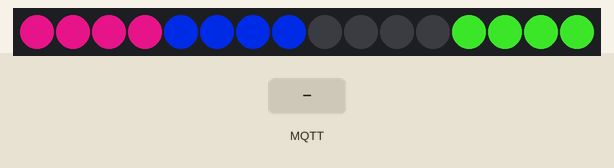
This sketch was run on a simulated ESP8266 (NodeMCU). On the bench: 16 RGB LEDs in strip order, left to right. The inputs (shaded band) are chosen by the test bench. Dim RGB values are drawn brighter than linear; WiFi joins after 1.5 s; servers stay silent unless stated; random numbers use the default seed unless the sketch sets one; no MQTT or app messages arrive unless stated; what the sketch prints to the serial monitor is not drawn.

Above: at 2.52 s.
2.8 s: MQTT message "0" arrives on the second subscribed topic
At 4.45 s:
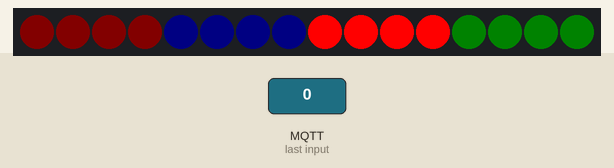
4.5 s: MQTT message "0" arrives on the first subscribed topic
At 5.15 s:
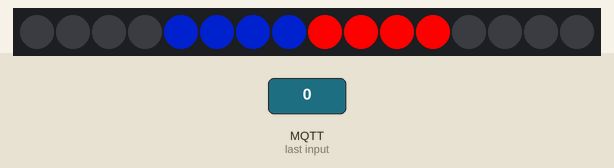
6.3 s: MQTT message "0" arrives on the third subscribed topic
At 6.66 s:
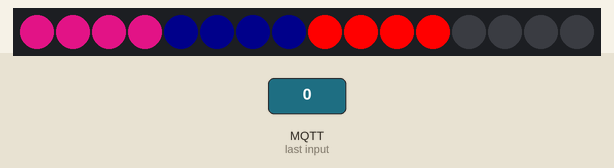
7.9 s: MQTT message "1" arrives on the second subscribed topic
At 9.3 s:
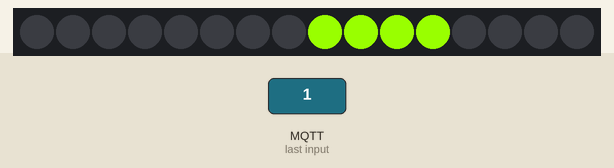
9.5 s: MQTT message "on" arrives on the second subscribed topic
At 10.2 s:
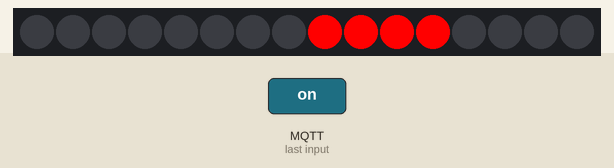
11.0 s: MQTT message "2" arrives on the second subscribed topic
At 11.5 s:
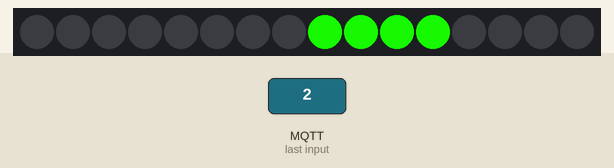

Measured:
- after the input at 9.5 s, the LEDs: change at once (image 5)
- after the input at 11.0 s, the LEDs: change at once (image 6)

The sketch:

hearts.ino
```cpp
#include <ESP8266WiFi.h>
#include "PubSubClient.h"

// Update these with values suitable for your network.
const char* ssid = "";
const char* password = "";
const char* mqtt_server = "";

const char* topics[] = {
  "mica_ia/feeds/split-motion",
  "mica_ia/feeds/mood",
  "mica_ia/feeds/sound",
  "mica_ia/feeds/sound-2",
  NULL
};

#define IO_USERNAME  "" // no sensitive information here!
#define IO_KEY       "" // no sir!

WiFiClient espClient;
PubSubClient client(espClient);

/*************************** DotStar Setup **********************************/

#include <Adafruit_DotStar.h>
// Because conditional #includes don't work w/Arduino sketches...
#include <SPI.h>         // COMMENT OUT THIS LINE FOR GEMMA OR TRINKET
//#include <avr/power.h> // ENABLE THIS LINE FOR GEMMA OR TRINKET

#define NUMPIXELS 16 // Number of LEDs in strip
int sound1Start = 0;
int sound1End = NUMPIXELS / 4;
int motionStart = sound1End;
int motionEnd = sound1End + (NUMPIXELS / 4);
int moodStart = motionEnd;
int moodEnd = motionEnd + (NUMPIXELS / 4);
int sound2Start = moodEnd;
int sound2End = moodEnd + (NUMPIXELS / 4);

// Here's how to control the LEDs from any two pins:
#define DATAPIN    4
#define CLOCKPIN   5
Adafruit_DotStar strip = Adafruit_DotStar(
                           NUMPIXELS, DATAPIN, CLOCKPIN, DOTSTAR_BRG);
// The last parameter is optional -- this is the color data order of the
// DotStar strip, which has changed over time in different production runs.
// Your code just uses R,G,B colors, the library then reassigns as needed.
// Default is DOTSTAR_BRG, so change this if you have an earlier strip.

// Hardware SPI is a little faster, but must be wired to specific pins
// (Arduino Uno = pin 11 for data, 13 for clock, other boards are different).
//Adafruit_DotStar strip = Adafruit_DotStar(NUMPIXELS, DOTSTAR_BRG);

/***************************************************************************/

#define VALUES_MAX 64

int mood_values[VALUES_MAX];

#define SOUND_1_BASE 0xFF1899
#define MOTION_BASE  0x0033FF
#define SOUND_2_BASE 0x44FF30

uint32_t green = strip.Color(255, 0, 0);
uint32_t yellow = strip.Color(153, 255, 0);
uint32_t orange = strip.Color(21, 234, 0); // Suggested: RGB 234, 21, 0
uint32_t magenta = strip.Color(0, 216, 39); // 66, 244, 167
uint32_t red = strip.Color(0, 255, 0);
uint32_t purple = strip.Color(5, 196 , 255);
uint32_t aqua = strip.Color(255, 0, 255);
uint32_t aizome = strip.Color(0, 0, 153);

uint32_t soundC = SOUND_1_BASE;
uint32_t sound2C = SOUND_2_BASE;
uint32_t motionC = MOTION_BASE;
uint32_t moodC = 0x0;

void setup() {
  Serial.begin(115200);
  setup_wifi();
  client.setServer(mqtt_server, 1883);
  client.setCallback(callback);

  // Setting value arrays
  for (int n = 0; n < VALUES_MAX; n++) {
    // -1 is a safe "this value is not set" value, since none of our data streams will produce -1
    //sound_values[n] = -1;
    //motion_values[n] = -1;
    mood_values[n] = -1;
  }

  strip.begin();
  strip.show(); // Initialize all pixels to 'off'
}

uint32_t dim(uint32_t color, float perc) {
  float mult = 1.0 - constrain(perc, 0.0, 1.0);

  uint32_t r = (float)(color & 0xFF0000) * mult;
  uint32_t g = (float)(color & 0x00FF00) * mult;
  uint32_t b = (float)(color & 0x0000FF) * mult;

  return (r & 0xFF0000) | (g & 0x00FF00) | (b & 0x0000FF);
}

// fill dots in a region with a color
void fill(uint32_t c, int start_i, int end_i) {
  for(uint16_t i=start_i; i<end_i; i++) {
    strip.setPixelColor(i, c);
  }
  strip.show();
}

// dimming variables
long lastTime = 0;
const int interval = 40;

void loop() {
  if (!client.connected()) {
    reconnect();
  }
  client.loop();

  long now = millis();
  if (now > lastTime + interval) {
    fill(soundC, sound1Start, sound1End);
    fill(motionC, motionStart, motionEnd);
    //fill(moodC, moodStart, moodEnd);
    fill(sound2C, sound2Start, sound2End);

    for (int i=0; 0 < VALUES_MAX; i++) {
      if (mood_values[i] != -1) {
        if (mood_values[i] == 0) {
          moodC = green;
        } else if (mood_values[i] == 1) {
          moodC = yellow;
        } else if (mood_values[i] == 2) {
          moodC = orange;
        } else if (mood_values[i] == 3) {
          moodC = magenta;
        } else if (mood_values[i] == 4) {
          moodC = red;
        } else if (mood_values[i] == 5) {
          moodC = purple;
        } else if (mood_values[i] == 6) {
          moodC = aqua;
        } else if (mood_values[i] == 7) {
          moodC = aizome;
        } else {
          moodC = red;
        }
        fill(moodC, moodStart, moodEnd);
      }
        break; //unset or too big!
    }

    soundC = dim(soundC, 0.05);
    sound2C = dim(sound2C, 0.05);
    motionC = dim(motionC, 0.05);

    lastTime = now;
  }
}


/* do something when data arrives on any feed
 *  `topic` - the full MQTT feed topic. "mica_ia/feeds/sound", etc.
 *  `payload` - data
 *  `length` - length of the payload
 */
void callback(char* topic, byte* payload, unsigned int length) {
  Serial.print("got ");
  Serial.print(length);
  Serial.print(" bytes of ");
  Serial.println(topic);

  if (String(topic).endsWith("split-motion")) {
    motionC = MOTION_BASE;
  } else if (String(topic).endsWith("sound")) {
    soundC = SOUND_1_BASE;
  } else if (String(topic).endsWith("sound-2")) {
    sound2C = SOUND_2_BASE;
  } else if (String(topic).endsWith("mood")) {
    Serial.print("got ");
    Serial.print(topic);
    Serial.print(" value is: ");
    String moodReading = String((char *)payload);
    Serial.println(moodReading);
    split(moodReading, mood_values);
  }
}


// Function written for splitting long strings!
void split(String input, int vals[]) {
  // reset
  for (int n = 0; n < VALUES_MAX; n++) {
    vals[n] = -1;
  }

  int j = 0, i = 0, n = 0;
  while (i < input.length() && n < VALUES_MAX) {
    j = input.indexOf(" ", i);
    if (j > 0) {
      vals[n] = input.substring(i, j).toInt();
      i = j + 1;
    } else {
      // end of the string or string with no spaces, capture what's left
      vals[n] = input.substring(i, input.length()).toInt();
      i = input.length();
    }
    n++;
  }
}

////////////////////////
// Connection helpers //
////////////////////////

void setup_wifi() {
  delay(10);

  // We start by connecting to a WiFi network
  Serial.println();
  Serial.print("Connecting to ");
  Serial.println(ssid);

  WiFi.begin(ssid, password);

  while (WiFi.status() != WL_CONNECTED) {
    delay(500);
    Serial.print(".");
  }

  randomSeed(micros());
}

/*
 *  Basic MQTT connection function. This is
 */
void reconnect() {
  // loop until reconnected
  while (!client.connected()) {
    Serial.print("Attempting MQTT connection...");

    // Create a random client ID
    String clientId = "mica-ia-";
    clientId += String(random(0xffff), HEX);

    // Attempt to connect
    if (client.connect(clientId.c_str(), IO_USERNAME, IO_KEY)) {
      Serial.println("connected");

      // subscribe after connection to all feeds in `topics` list.
      int idx = 0;
      const char *topic = topics[idx];
      delay(100);
      while (topic != NULL) {
        Serial.println(topic);
        client.subscribe(topic);
        topic = topics[++idx];
        delay(100);
      }

    } else {
      Serial.print("failed, rc=");
      Serial.print(client.state());
      Serial.println(" try again in 5 seconds");

      // Wait 5 seconds before retrying
      delay(5000);
    }
  }
}
```
